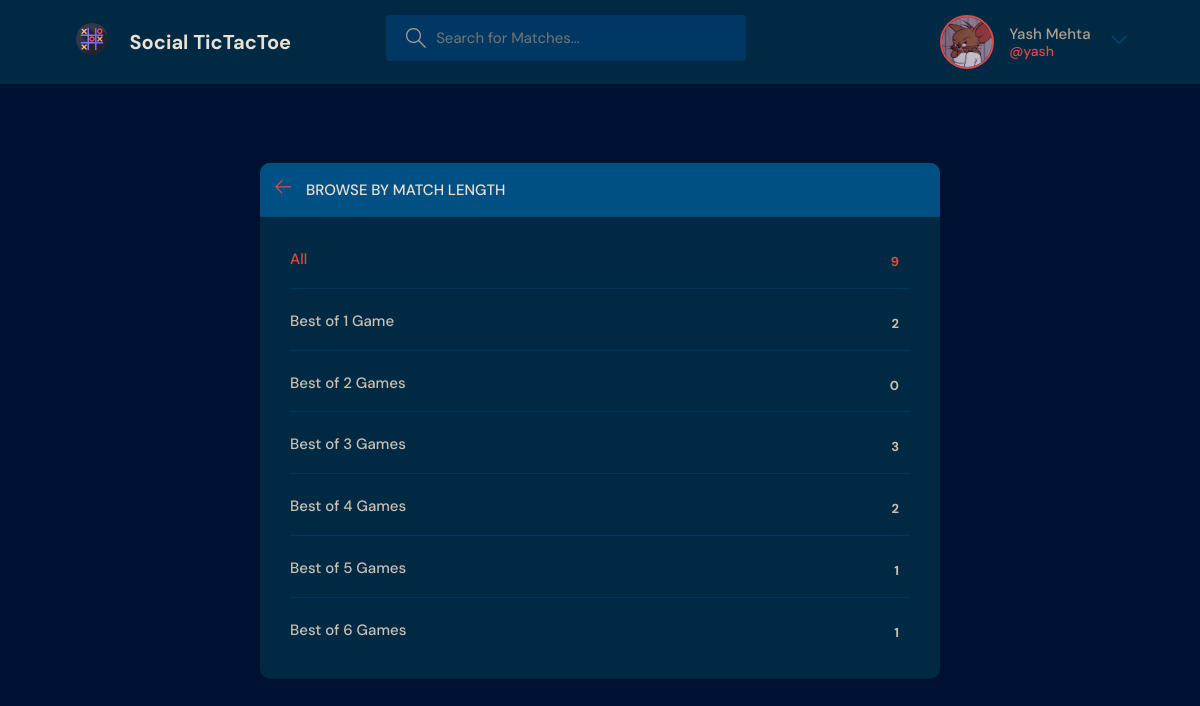
The app's page /topics/ (signed in) with its own data.
### base/models.py (models this page shows, shortened)
class Profile(models.Model):
    user = models.ForeignKey(User, on_delete=models.SET_NULL, null=True)
    full_name = models.CharField(max_length=40, blank=False)
    profile_picture = models.ImageField(null=True, default='avatar.svg')
    bio = models.CharField(max_length=400, null=True, default="I have nothing interesting to say yet...")
    wins = models.IntegerField(default=0)
    draws = models.IntegerField(default=0)
    losses = models.IntegerField(default=0)

### base/views.py (the view)
# urls.py: path('topics/', views.topics_page, name='topics'),
def topics_page(request):
    rooms = Room.objects.all()
    all_room_count = rooms.count()
    profiles = Profile.objects.all()
    lengths = [[i, 0] for i in range(1,7)]
    for i in range(len(lengths)):
        lengths[i][1] = Room.objects.all().filter(best_of=lengths[i][0]).count()
    context = {'lengths':lengths, 'all_room_count':all_room_count, 'profiles':profiles}
    return render(request, 'base/topics.html', context)

### base/templates/base/topics.html
{% extends './main.html' %}
{% block content %}
    <main class="create-room layout">
      <div class="container">
        <div class="layout__box">
          <div class="layout__boxHeader">
            <div class="layout__boxTitle">
              <a href="{% url 'home' %}">
                <svg version="1.1" xmlns="http://www.w3.org/2000/svg" width="32" height="32" viewBox="0 0 32 32">
                  <title>arrow-left</title>
                  <path
                    d="M13.723 2.286l-13.723 13.714 13.719 13.714 1.616-1.611-10.96-10.96h27.625v-2.286h-27.625l10.965-10.965-1.616-1.607z"
                  ></path>
                </svg>
              </a>
              <h3>Browse by Match Length</h3>
            </div>
          </div>
          <div class="topics-page layout__body">
            <ul class="topics__list">
              <li>
                <a href="{% url 'home' %}" class="active">All <span>{{ all_room_count }}</span></a>
              </li>
              {% for length in lengths %}
              <li>
                <a href="{% url 'home' %}?q={{length.0}}">Best of {{length.0}} Game{% if length.0 != 1 %}s{% endif %} <span>{{ length.1 }}</span></a>
              </li>
              {% endfor %}
            </ul>
          </div>
        </div>
      </div>
    </main>
  {% endblock content %}

### base/templates/base/navbar.html (shortened to what this page needs)
{% load static %}
<header class="header header--loggedIn">
    <div class="container">
      <div class="header__logo">
      <a href="{% url 'home' %}">
        <img src="{% static 'images/logo.png' %}" />
      </a>
      <h1>Social TicTacToe</h1>
      </div>
      {% if user == None %}
      <form class="header__search" method="GET" action="{% url 'home' %}">
      {% else %}
      <form class="header__search" method="GET" action="{% url 'profile' user.id %}">
      {% endif %}
        <label>
          <input name="r" placeholder="Search for Matches..." />
        </label>
      </form>
      <nav class="header__menu">
        {% if request.user.is_authenticated %}
        <div class="header__user">
          <a href="{% url 'profile' request.user.id %}">
            <div class="avatar avatar--medium active">
              {% for profile in profiles %}
              {% if request.user == profile.user %}
              <img src="{{ profile.profile_picture.url }}" />
              {% endif %}
              {% endfor %}
            </div>
            <p>
              {% for profile in profiles %}
              {% if request.user == profile.user %}
               {{ profile.full_name }}
              {% endif %}
              {% endfor %}
              <span>@{{ request.user }}</span>
            </p>
          </a>
          <button class="dropdown-button">
            <svg version="1.1" xmlns="http://www.w3.org/2000/svg" width="32" height="32" viewBox="0 0 32 32">
              <title>chevron-down</title>
              <path d="M16 21l-13-13h-3l16 16 16-16h-3l-13 13z"></path>
            </svg>
          </button>
        </div>
        {% else %}
        <a href="{% url 'login' %}">
          <img src="{% static 'images/avatar.svg' %}" />
          <p>Login</p>
        </a>
        {% endif %}
      </nav>
    </div>
  </header>

### static/styles/style.css (style rules this page uses)
:root { --color-main: #DF494A; --color-main-light: #DF797A; --color-dark: #002943; --color-dark-medium: #003863; --color-dark-light: #005083; --color-light: #EAE0D3; --color-gray: #aaa093; --color-light-gray: #CAC0B3; --color-bg: #001233; }
* { font-family: "DM Sans", -apple-system, BlinkMacSystemFont, "Segoe UI", Roboto, Oxygen, Ubuntu, Cantarell, "Open Sans", "Helvetica Neue", sans-serif; margin: 0; padding: 0; box-sizing: border-box; text-rendering: optimizeLegibility; font-size: inherit; }
html { font-size: 55%; }
@media only screen and (min-width: 1050px) { html { font-size: 62.5%; } }
body { line-height: 1.6; font-weight: 400; font-size: 1.5rem; color: var(--color-light-gray); background-color: var(--color-bg); min-height: 100vh; }
img { width: 100%; }
a { display: inline-block; color: var(--color-main); text-decoration: none; }
.container { max-width: 120rem; width: 90%; margin: auto; }
.avatar { position: relative; display: inline-block; border-radius: 50%; border: 2px solid var(--color-main); }
.avatar img { display: block; border-radius: 50%; object-fit: cover; object-position: center; }
.avatar.avatar--medium img { width: 5rem; height: 5rem; border-radius: 50%; }
.header { padding: 1.5rem; background-color: var(--color-dark); }
.header > .container { display: flex; gap: 9.5rem; }
.header__logo, .header__user { display: flex; gap: 2rem; align-items: center; }
.header__logo > a > img { height: 3.6rem; width: 3.6rem; padding: 0.2rem; }
.header__logo > h1 { font-weight: 700; font-size: 2rem; color: var(--color-light); }
.header__search > label { background-color: var(--color-dark-medium); padding: 1.3rem 1rem; display: flex; align-items: center; gap: 1rem; border-radius: 4px; }
.header__search svg { fill: var(--color-gray); width: 2rem; height: 2rem; margin-left: 1rem; }
.header__search input { width: 30rem; background: transparent; border: none; outline: none; color: var(--color-light); }
.header__menu { margin-left: auto; position: relative; }
.header__menu a { display: flex; gap: 1.5rem; align-items: center; font-weight: 500; text-decoration: none; color: var(--color-gray); }
.header__menu img { height: 3.6rem; }
.header__menu p { line-height: 1.2; }
.header__menu span { color: var(--color-main); font-weight: 500; font-size: 1.4rem; display: block; }
.header__menu svg { width: 1.6rem; height: 1.6rem; fill: var(--color-dark-light); }
.dropdown-button { background: transparent; border: 0; outline: 0; cursor: pointer; }
.layout { margin-top: 2.4rem; }
.layout > .container { display: flex; justify-content: space-between; align-items: flex-start; }
.layout__box { width: 90%; max-width: 48rem; min-height: 40rem; position: absolute; top: 50%; left: 50%; transform: translate(-50%, -46%); background-color: var(--color-dark); border-radius: 1rem; box-shadow: 1px 1px 6px 3px rgba(0, 0, 0, 0.1); overflow: hidden; }
.layout__boxHeader { display: flex; padding: 1.5rem; background-color: var(--color-dark-light); }
.layout__boxTitle { display: flex; gap: 1.5rem; align-items: center; }
.layout__boxTitle h3 { text-transform: uppercase; font-weight: 500; color: var(--color-light); }
.layout__boxTitle svg { width: 1.6rem; height: 1.6rem; fill: var(--color-main); }
.layout__body { margin: 3rem; }
.topics__list { list-style: none; }
.topics__list li a { display: flex; justify-content: space-between; margin-bottom: 3rem; font-weight: 500; color: var(--color-light-gray); transition: all 0.3s ease-in-out; }
.topics__list li a.active, .topics__list li a:hover { color: var(--color-main); }
.topics__list li a span { padding: 0.5rem 1rem; background-color: var(--color-dark); border-radius: 3px; font-size: 1.3rem; font-weight: 700; letter-spacing: 1px; }
.topics-page .topics__list li:not(:last-child) a { margin: 2rem 0; padding-bottom: 1rem; text-decoration: none; border-bottom: 1px solid var(--color-dark-medium); }
.create-room.layout .layout__box { max-width: 68rem; }

### records on screen
Profile: profile_picture (picture), full_name "Yash Mehta"

### other values on screen
{{ request.user }} "yash"
{{ all_room_count }} "9"
{{ length.0 }} "1" "2" "3" "4" "5" "6"
{{ length.1 }} "2" "0" "3" "2" "1" "1"
